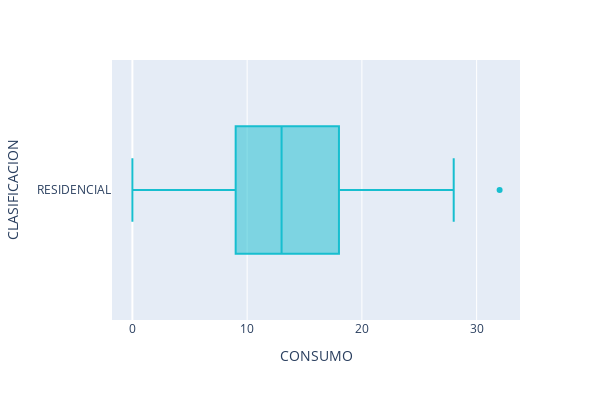

Write notebook code for a chart like this one.
### Markdown cell above
Los clientes del sector residencial tienen un consumo anual promedio de 12,09 con una desviación estándar de 7.54. El siguiente gráfico es un diagrama de cajas donde podemos visualizar los quintiles, se observa la presencia de un posible dato atípico

### Code cell
fig = px.box(consumo_residencial, x='CONSUMO', y='CLASIFICACION', 
             color_discrete_sequence=['#17becf']).update_layout(height=400, width=600).show()

### Figure 1 — Plotly figure (JSON) as saved in the notebook; plotly's stock layout.template omitted (floating-point values rounded to 4 significant figures; data arrays with more than 128 entries replaced by an {"elided": "..."} marker saying what was removed)
{"data": [{"alignmentgroup": "True", "hovertemplate": "CONSUMO=%{x}<br>CLASIFICACION=%{y}<extra></extra>", "legendgroup": "", "marker": {"color": "#17becf"}, "name": "", "notched": false, "offsetgroup": "", "orientation": "h", "showlegend": false, "type": "box", "x": {"elided": "180 int values"}, "x0": " ", "xaxis": "x", "y": {"elided": "180 str values"}, "y0": " ", "yaxis": "y"}], "layout": {"boxmode": "group", "height": 400, "legend": {"tracegroupgap": 0}, "margin": {"t": 60}, "width": 600, "xaxis": {"anchor": "y", "domain": [0, 1], "title": {"text": "CONSUMO"}}, "yaxis": {"anchor": "x", "domain": [0, 1], "title": {"text": "CLASIFICACION"}}}}
